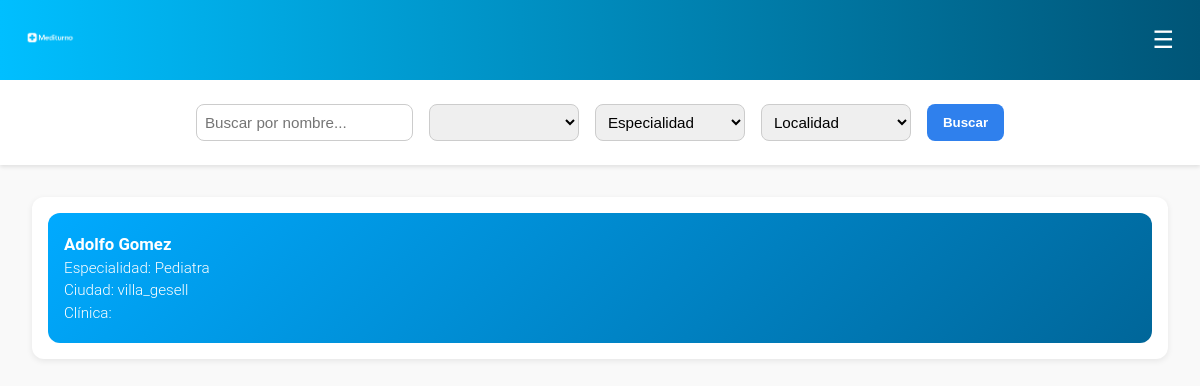
Before: /users/home/appointments with the older database file.
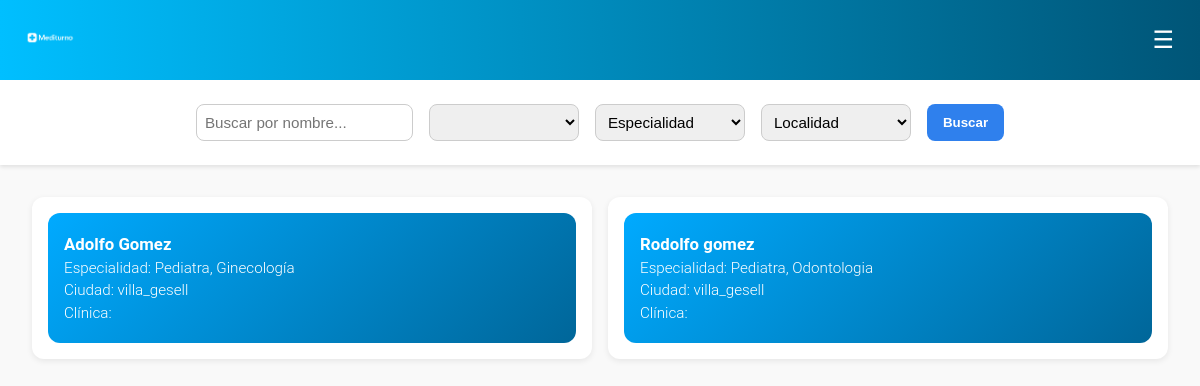
After: the same page with the newer database file.
### users/models.py (models this page shows, shortened)
class MedicoProfile(models.Model):
    user = models.OneToOneField('CustomUser', on_delete=models.CASCADE, related_name='medico_profile')
    especialidades = models.ManyToManyField('Especialidad', related_name='medicos')
    clinica = models.ForeignKey(
        'CustomUser',
        on_delete=models.SET_NULL,
        null=True,
        blank=True,
        limit_choices_to={'role': 'clinic'},
        related_name='medicos_en_clinica'
    )
    matricula = models.CharField(max_length=30)

class CustomUser(AbstractUser):
    objects = CustomUserManager()
    USER_TYPES = (
        ('user', 'User'),
        ('medic', 'Medic'),
        ('clinic', 'Clinic'),
    )
    OBRA_SOCIAL_CHOICES = (
        ('osde', 'OSDE'),
        ('swiss_medical', 'Swiss Medical'),
        ('galeno', 'Galeno'),
        ('medife', 'Medifé'),
        ('other', 'Other')
    )
    CIUDAD_CHOICES = (
        ('villa_gesell', 'Villa Gesell'),
        ('pinamar', 'Pinamar'),
        ('madariaga', 'Madariaga'),
    )
    role = models.CharField(max_length=10, choices=USER_TYPES, default='user', blank=True, null=True)
    obra_social = models.CharField(
        max_length=20,
        choices=OBRA_SOCIAL_CHOICES,
        default='other',
        blank=True,
        null=True
    )
    numero_afiliado = models.CharField(
        max_length=20,
        unique=True,
        null=True,
        blank=True,
        validators=[
            RegexValidator(
                regex=r'^\d{8,12}$',
                message="Número de afiliado debe contener entre 8 y 12 dígitos numéricos",
                code='invalid_numero_afiliado'
            )
        ]
    )
    dni = models.CharField(
        max_length=8,
        null=True,
        blank=True,
        validators=[
            RegexValidator(
                regex=r'^\d{8}$',
                message="El DNI debe contener exactamente 8 dígitos numéricos",
                code='invalid_dni'
            )
        ]
    )
    email = models.EmailField(unique=True)
    nombre = models.CharField(max_length=50,blank=True,null=True)
    apellido = models.CharField(max_length=50, blank=True, null=True)
    fecha_nacimiento = models.DateField(validators=[validate_birth_date], blank=True, null=True)
    telefono = models.CharField(
        max_length=15,
        blank=True,
        null=True,
        validators=[
            RegexValidator(
                regex=r'^\+?\d{7,15}$',
                message="El teléfono debe contener entre 7 y 15 dígitos, opcionalmente con un prefijo internacional.",
                code='invalid_telefono'
            )
        ]
    )
    ciudad = models.CharField(
        max_length=50,
        choices=CIUDAD_CHOICES,
        default='villa_gesell',
        blank=True,
        null=True
    )
    direccion = models.CharField(
        max_length=255,
        blank=True,
        null=True,
        validators=[
            RegexValidator(
                regex=r'^[A-Za-z0-9\s.,#-]+$',
                message="La dirección solo puede contener letras, números, espacios y caracteres especiales básicos.",
                code='invalid_direccion'
            )
        ]
    )

class Especialidad(models.Model):
    nombre = models.CharField(max_length=100)
    def __str__(self):
        return self.nombre

### appointments/views.py (the view)
# urls.py: path('home/appointments', buscar_medicos, name='buscar_medico'),
def buscar_medicos(request):
    query = request.GET.get('q', '')
    clinica_name = request.GET.get('clinica', '')
    especialidad = request.GET.get('especialidad', '')
    localidad = request.GET.get('localidad', '')
    medicos = MedicoProfile.objects.select_related('user', 'clinica').prefetch_related('especialidades')
    if query:
        medicos = medicos.filter(
            Q(user__nombre__icontains=query) |
            Q(user__apellido__icontains=query)
        )
    if clinica_name:
        medicos = medicos.filter(
            clinica__clinica_profile__nombre_comercial__icontains=clinica_name
        )
    if especialidad:
        medicos = medicos.filter(especialidades__nombre__icontains=especialidad)
    if localidad:
        medicos = medicos.filter(user__ciudad=localidad)
    clinicas = CustomUser.objects.filter(role='clinic')
    especialidades = Especialidad.objects.all()
    context = {
        'medicos': medicos,
        'clinicas': clinicas,
        'especialidades': especialidades,
    }
    return render(request, 'appointments/buscar_medicos.html', context)

### appointments/templates/appointments/buscar_medicos.html (shortened to what this page needs)
{% load static %}
<!DOCTYPE html>
<html lang="es">
<head>
    <link rel="stylesheet" href="{% static 'appointments/css/buscador.css' %}">
    <link rel="stylesheet" href="{% static 'css/global.css' %}">
</head>
<body>
    {% include "includes/header.html" %}
    <form method="get">
        <input type="text" name="q" placeholder="Buscar por nombre..." value="{{ request.GET.q|default:'' }}">
        <select name="clinica">
            {% for clinica in clinicas %}
                <option value="{{ clinica.clinica_profile.nombre_comercial }}" {% if request.GET.clinica == clinica.user.nombre_comercial %}selected{% endif %}>
                </option>
            {% empty %}
                <option disabled>No hay clínicas disponibles</option>
            {% endfor %}
        </select>
        <select name="especialidad">
            <option value="" {% if not request.GET.especialidad %}selected{% endif %}>Especialidad</option>
        </select>
        <select name="localidad">
            <option value="" {% if not request.GET.localidad %}selected{% endif %}>Localidad</option>
        </select>
        <button type="submit">Buscar</button>
    </form>
    <div class="medicos-lista">
        {% for medico in medicos %}
                <div class="medico-card" onclick="mostrarHorarios({{ medico.id }})">
                    <div class="info">
                    <p><strong>{{ medico.user.nombre }} {{ medico.user.apellido }}</strong></p>
                   <p>Especialidad:
                    {% for especialidad in medico.especialidades.all %}
                        {{ especialidad }}{% if not forloop.last %}, {% endif %}
                    {% empty %}
                        No tiene especialidades asignadas.
                    {% endfor %}
                    </p>
                    <p>Ciudad: {{ medico.user.ciudad }}</p>
                    {% if medico.clinica %}
                        <p>Clínica: {{ medico.clinica.clinica_profile.nombre_comercial }}</p>
                    {% endif %}
                    </div>
                </div>
        {% empty %}
            <p>No se encontraron médicos con los criterios de búsqueda.</p>
        {% endfor %}
    </div>
</body>
</html>

Changed rows visible on the page:
shown differently, row unchanged: Especialidad "Pediatra": now shows ","
added Especialidad: nombre "Ginecología", shown under MedicoProfile "Adolfo"
added MedicoProfile: user.nombre "Rodolfo", user.apellido "gomez", user.ciudad "villa_gesell", Especialidad (nombre "Pediatra")
added Especialidad: nombre "Odontologia", shown under "Rodolfo"
